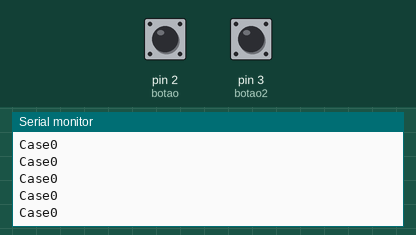
Simulated run of this program. Board: Arduino Uno, built with avr-gcc and run on an emulated ATmega328P. On the bench: the last lines printed to the serial monitor. The inputs (shaded band) are chosen by the test bench; at power-on: pin 3 (botao2) HIGH, pin 2 (botao) HIGH.

Above: at 1.2 s.
1.3 s: pin 3 (botao2) pulled LOW for 0.15 s
At 1.9 s:
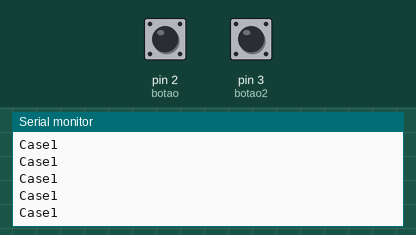
4.4 s: pin 2 (botao) driven LOW and pin 3 (botao2) driven LOW
At 5.5 s:
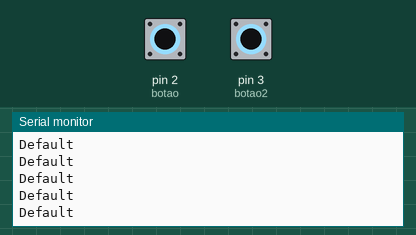
6.3 s: pin 2 (botao) driven HIGH
At 7.3 s:
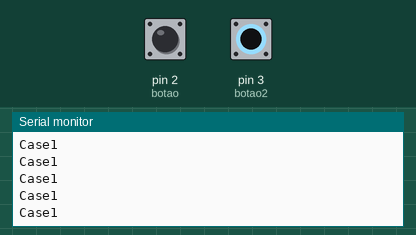
7.8 s: pin 2 (botao) driven LOW
At 8.7 s:
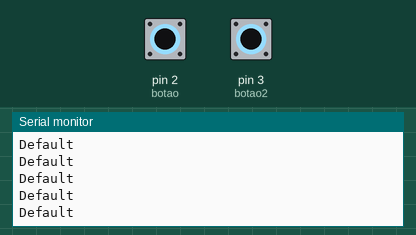
10.8 s: pin 2 (botao) pulsed HIGH 2 times (0.12 s each, 0.3 s apart)
17.4 s: pin 3 (botao2) driven HIGH
At 18.5 s:
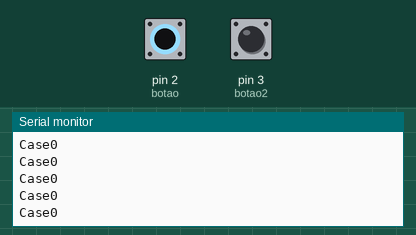

Measured:
- after the input at 1.3 s, the serial monitor: prints a new line after 0.07 s (image 1)
- after the input at 4.4 s, the serial monitor: prints a new line after 0.07 s (image 2)
- after the input at 17.4 s, the serial monitor: prints a new line after 0.07 s (image 5)

The program:

main.cpp
```cpp
#include <Arduino.h>
int botao= 2;
int botao2= 3;
int opcao= 0;

void setup(){
  Serial.begin(9600);

  pinMode(botao, INPUT);
  pinMode(botao2, INPUT);

}

void loop(){
  //Testar se o botao1 sesta a ser pressionado

 if (digitalRead(2) == LOW)
 {
   opcao = 0;
 }

 //Testar se o botao2 está a ser pressionado
 if(digitalRead(3) == LOW)
 {
  opcao = 1;

 }
//Testar se os dois botoes estao a ser pressionados
if(digitalRead(2) == LOW && digitalRead(3) == LOW)
{
  opcao = 2;
}

switch (opcao)
{
  case 0:
  Serial.println("Case0");
  break;

case 1:
  Serial.println("Case1");
  break;

default:
Serial.println("Default");

break;
}
}
```
